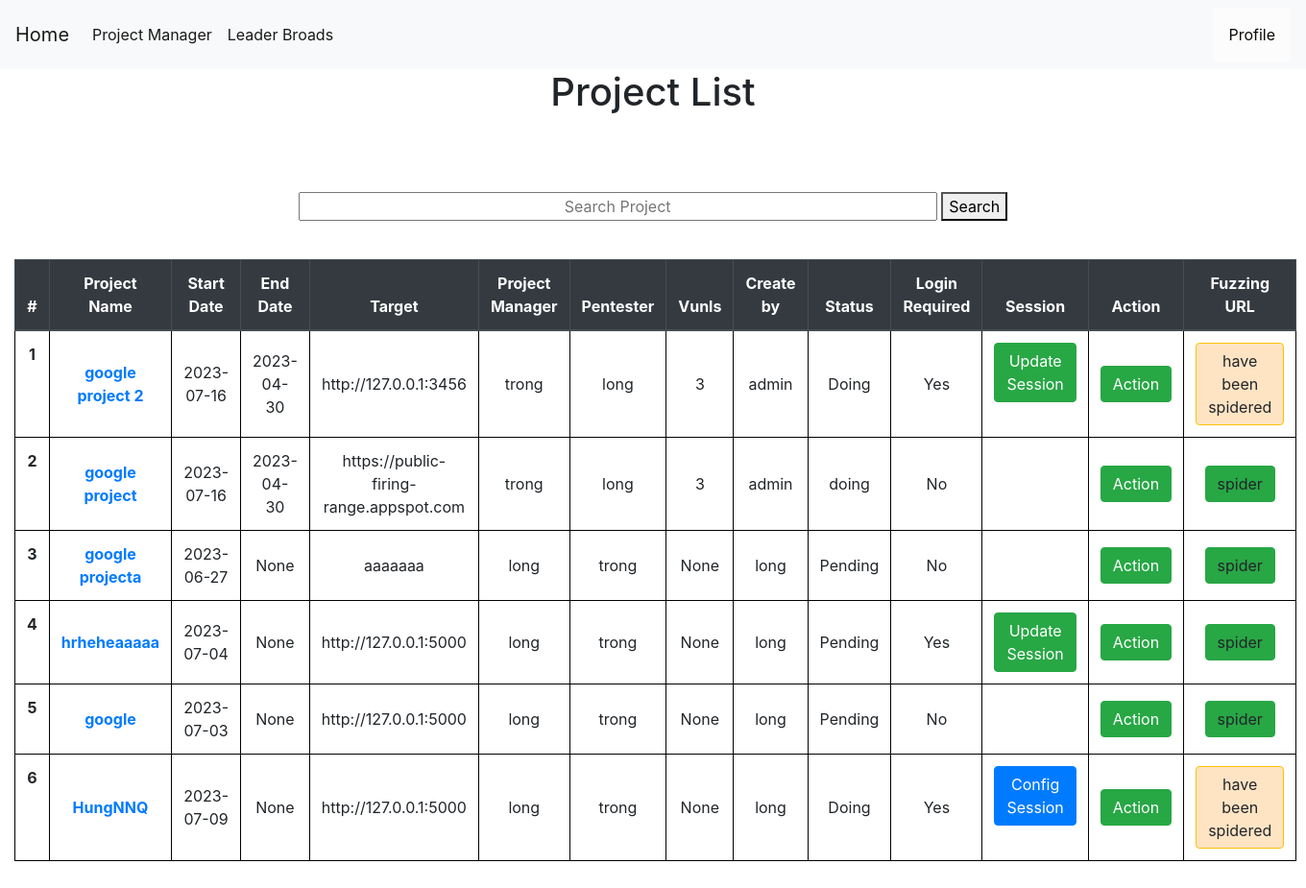
The page /projectmanager (signed in) on the database its author committed.
### tables this page shows
CREATE TABLE projects (
    projectid INTEGER PRIMARY KEY AUTOINCREMENT,
    projectname TEXT NOT NULL,
    startdate date NOT NULL,
    enddate date,
    vunls int,
    target text not null,
    securitylevel TEXT,
    manager TEXT ,
    pentester TEXT ,
    status TEXT NOT NULL,
    create_by INTEGER ,
    isspider INTEGER,
    login INTEGER NOT NULL,
    isconfig INTEGER NOT NULL DEFAULT 0,
    FOREIGN KEY (pentester) REFERENCES users(username) ON DELETE CASCADE
    FOREIGN KEY (manager) REFERENCES users(username) ON DELETE CASCADE
    FOREIGN KEY (create_by) REFERENCES users(userid) ON DELETE CASCADE
);

### app.py (the view)
@app.route('/projectmanager', methods=('GET', 'POST'))
def showproject():
    msg = ''
    if session["userid"] == None:
        return redirect(url_for('login'))
    currentuser = get_current_user()
    conn = get_db_connection()
    projects = conn.execute('SELECT * FROM projects where pentester = ? OR manager = ?',(currentuser["username"],currentuser["username"],)).fetchall()
    users = conn.execute('SELECT * FROM users').fetchall()
    conn.commit()
    conn.close()
    return render_template('show_project.html', currentuser=currentuser,projects=projects,users=users,msg=msg)

### app.py (called while the page is built)
def get_db_connection():
    conn = sqlite3.connect('database.db')
    conn.row_factory = sqlite3.Row
    return conn

def get_current_user():
    userid = session["userid"]
    conn = get_db_connection()
    user = conn.execute('SELECT * FROM users WHERE userid = ?',(userid,)).fetchone()
    conn.commit()
    conn.close()
    return user

### templates/show_project.html (shortened to what this page needs)
{% extends 'base.html' %}
{% block content %}
    <center><h1>{% block title %}  Project List  {% endblock %}</h1></center>
    <link rel= "stylesheet" type= "text/css" href= "{{ url_for('static',filename='css/showuser.css') }}">
    <link rel= "stylesheet" type= "text/css" href= "{{ url_for('static',filename='css/loading.css') }}">
  <center>
  <form action="{{ url_for('search_project') }}" method ="GET">
    <input style="text-align: center;width:50%;" name="projectname" type="projectname" placeholder="Search Project" />
    <button>Search</button>
  </form>
</center></br>
<div >
    <table class="table" style="width:100%">
        <thead class="thead-dark" style="width:100%">
          <tr>
            <th style="text-align: center"scope="col">#</th>
            <th style="text-align: center"scope="col">Project Name</th>
            <th style="text-align: center"scope="col">Start Date</th>
            <th style="text-align: center"scope="col">End Date</th>
            <th style="text-align: center"scope="col">Target</th>
            <th style="text-align: center"scope="col">Project Manager</th>
            <th style="text-align: center"scope="col">Pentester</th>
            <th style="text-align: center"scope="col">Vunls</th>
            <th style="text-align: center"scope="col">Create by</th>
            <th style="text-align: center"scope="col">Status</th>
            <th style="text-align: center"scope="col">Login Required</th>
            <th style="text-align: center"scope="col">Session</th>
            <th style="text-align: center;width: 10%;"scope="col">Action</th>
            <th style="text-align: center"scope="col">Fuzzing URL</th>
          </tr>
        </thead>
        <tbody>
        {% for project in projects %}
          <tr >
            <th style="text-align: center" class="counterCell"></th>
            <th style="text-align: center"class="align-middle" scope="row"><a href="{{ url_for('project_detail',id= project.projectid) }} ">{{ project.projectname }}</a></th>
            <td style="text-align: center"class="align-middle" >{{ project.startdate }}</td>
            <td style="text-align: center"class="align-middle" >{{ project.enddate }}</td>
            <td style="text-align: center"class="align-middle" >{{ project.target }}</a></td>
            <td style="text-align: center"class="align-middle" >{{ project.manager }}</td>
            <td style="text-align: center"class="align-middle" >{{ project.pentester }}</td>
            <td style="text-align: center"class="align-middle" >{{ project.vunls }}</td>
            <td style="text-align: center"class="align-middle" >{{ project.create_by }}</td>
            <td style="text-align: center"class="align-middle" >{{ project.status }}</td>
            {% if project.login == 1 %}
            <td style="text-align: center"class="align-middle" >Yes</td>
            {% else %}
            <td style="text-align: center"class="align-middle" >No</td>
            {% endif %}
            <td>
            {% if project.login == 1 %}
              {% if project.isconfig == 0%}
              <a style="text-align: center" href="{{ url_for('cookies_config',id= project.projectid) }}" class="btn btn-primary">Config Session</a>
              {% else %}
              <a style="text-align: center" href="{{ url_for('cookies_update',id= project.projectid) }}" class="btn btn-success">Update Session</a>
              {% endif%}
            {% else %}
            <a></a>
            {% endif %}
            </td>
            <td style="text-align: center" class="align-middle" >
              <div style="float:center;" class="dropdown">
                <button class="btn btn-success" class="dropbtn">Action</button>
              </div>
            </td>
            <td style="text-align: center" class="align-middle" >
                      {% if project.isspider != 1 %}
                      <a  style="text-align: center"class="btn btn-success" onclick="loadScreen({{project.projectid}})">spider</a>
                      {% else %}
                      <a class="btn btn-warning" style="background-color: bisque;" style="text-align: center" class="align-middle" >
                        have been spidered
                      </a>
                      {% endif %}
            </td>
          </tr>
        {% endfor %}
        </tbody>
      </table>
    </div>
{% endblock %}

### static/css/style.css (style rules this page uses)
table, th, td { border: 1px solid black; }
body { min-height: 100vh; height: 100%; margin: 0; z-index: 10; display: grid; grid-template-rows: auto 1fr auto; }
body { display: flex; flex-direction: column; }
.dropdown { position: relative; display: inline-block; }

### static/css/showuser.css (style rules this page uses)
table { counter-reset: tableCount; }
.counterCell:before { content: counter(tableCount); counter-increment: tableCount; }

### rows shown on the page
projects: projectname "google project 2", startdate "2023-07-16", enddate "2023-04-30", target "http://127.0.0.1:3456", manager "trong", pentester "long", vunls "3", create_by "admin", status "Doing", login "Yes", isspider "have been spidered"
projects: projectname "google project", startdate "2023-07-16", enddate "2023-04-30", target "https://public-firing-range.appspot.com", manager "trong", pentester "long", vunls "3", create_by "admin", status "doing", login "No"
projects: projectname "google projecta", startdate "2023-06-27", enddate "None", target "aaaaaaa", manager "long", pentester "trong", vunls "None", create_by "long", status "Pending", login "No"
projects: projectname "hrheheaaaaa", startdate "2023-07-04", enddate "None", target "http://127.0.0.1:5000", manager "long", pentester "trong", vunls "None", create_by "long", status "Pending", login "Yes"
projects: projectname "google", startdate "2023-07-03", enddate "None", target "http://127.0.0.1:5000", manager "long", pentester "trong", vunls "None", create_by "long", status "Pending", login "No"
projects: projectname "HungNNQ", startdate "2023-07-09", enddate "None", target "http://127.0.0.1:5000", manager "long", pentester "trong", vunls "None", create_by "long", status "Doing", login "Yes", isspider "have been spidered"
